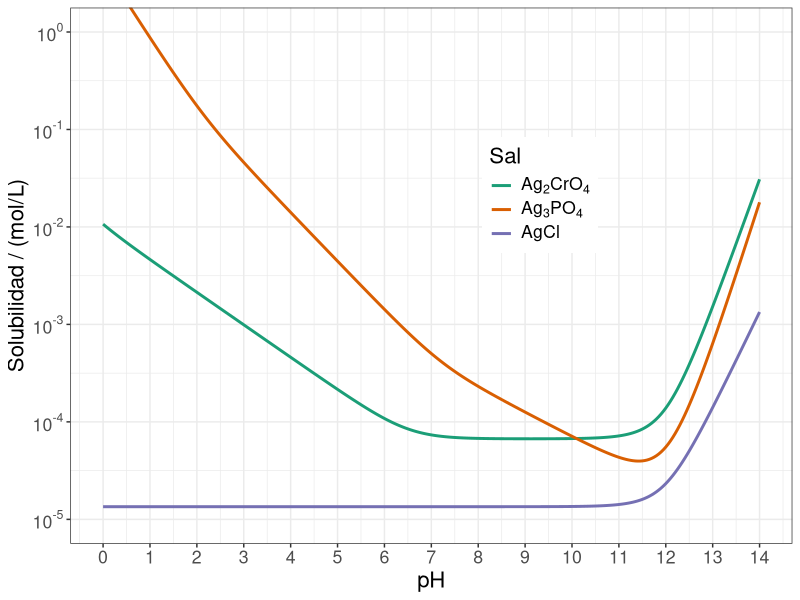

Recreate this plot in R.
## ---- chunk 1
alp <- function(pH, pKa){
  n <- length(pKa)
  num <- 10^(-pH * (n:0) - cumsum(c(0, pKa)))
  num / sum(num)
}
## ---- chunk 2
pH <- seq(0, 14, by = 0.05)
HO <- 10^(-14 + pH)
## ---- chunk 3
alp.Ag <- 1 / (1 + 10^2.00 * HO + 10^3.99 * HO^2)
## ---- chunk 4
pKa.H2CrO4 <- c(-0.6, 6.51)
pKa.H3PO4 <- c(2.148, 7.198, 12.375)
## ---- chunk 5
alp.HnCrO4 <- t(sapply(pH, alp, pKa.H2CrO4))
alp.HnPO4 <- t(sapply(pH, alp, pKa.H3PO4))
## ---- chunk 6
alp.CrO4 <- alp.HnCrO4[,3]
alp.PO4 <- alp.HnPO4[,4]
## ---- chunk 7
S.AgCl <- (10^-9.74 / (alp.Ag))^(1/2)
S.Ag2CrO4 <- (10^-11.92 / (4 * alp.Ag^2 * alp.CrO4))^(1/3)
S.Ag3PO4 <- (10^-17.55 / (27 * alp.Ag^3 * alp.PO4))^(1/4)
## ---- chunk 8
if (!require("tidyverse")) install.packages("tidyverse")
if (!require("scales")) install.packages("scales")
df <- data.frame(x = pH, S.AgCl, S.Ag2CrO4, S.Ag3PO4) %>% 
  pivot_longer(names_to = "key", 
               values_to = "y",
               -x)
fig <- ggplot(df,
              aes(x = x, 
                  y = y, 
                  colour = key)
              ) +
  geom_line(size = 1L) +
  scale_color_brewer("Sal",
                     labels = c(bquote(paste(Ag[2],CrO[4])),
                                bquote(paste(Ag[3],PO[4])),
                                bquote(paste("AgCl"))
                                ),
                     palette = "Dark2", 
                     direction = 1) +
  coord_cartesian(ylim = c(1e-5, 1)) +
  scale_x_continuous(breaks = 0:14) + 
  scale_y_continuous(trans = log10_trans(),
                     breaks = trans_breaks("log10", function(x) 10^x), 
                     labels = trans_format("log10", math_format(10^.x))) +
  labs(x = "pH",
       y = "Solubilidad / (mol/L)") +
  theme_bw() + 
  theme(text = element_text(size = 16),
        legend.position = c(0.65, 0.65))
print(fig)
